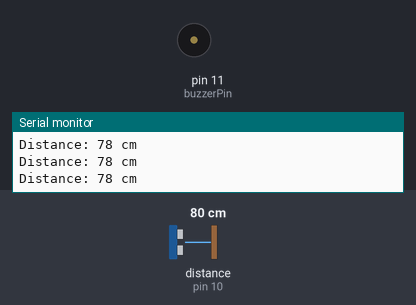
The sketch below on a simulated Arduino Uno, built with avr-gcc and run on an emulated ATmega328P. Parts: buzzer (waves = sounding), the last lines printed to the serial monitor. Wiring (inferred from the names in the program): ultrasonic range finder: trigger pin 9; echo pin 10. The inputs (shaded band) are chosen by the test bench; at power-on: distance to the obstacle (sensor on pin 10) 80 cm. The echo pulse lasts 58.3 µs per cm.

Above: at 1.2 s.
1.3 s: distance to the obstacle (sensor on pin 10) set to 2 cm
At 2.4 s:
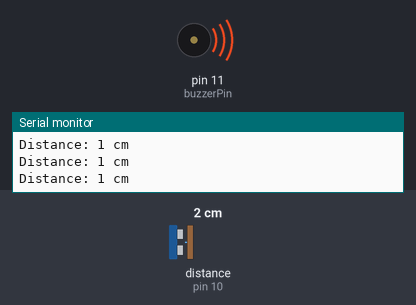
2.8 s: distance to the obstacle (sensor on pin 10) set to 250 cm
At 3.3 s:
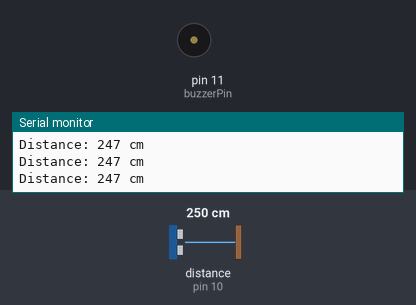
Timing chart, 0 to 5.8 s (numbered marks = the images above; inputs shaded):
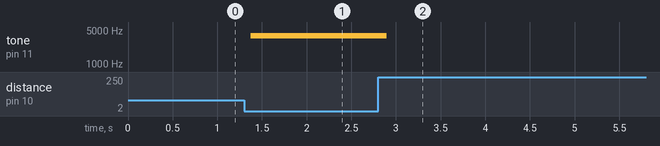

The sketch:

theremin.ino
```cpp
const int trigPin = 9;
const int echoPin = 10;
const int buzzerPin = 11;

long duration;
int distance;

void setup() {
  pinMode(trigPin, OUTPUT);
  pinMode(echoPin, INPUT);
  pinMode(buzzerPin, OUTPUT);
  Serial.begin(9600);
}

void loop() {
  // Clear the trigPin by setting it LOW:
  digitalWrite(trigPin, LOW);
  delayMicroseconds(1);

  // Trigger the sensor by setting the trigPin HIGH for 10 microseconds:
  digitalWrite(trigPin, HIGH);
  delayMicroseconds(5);
  digitalWrite(trigPin, LOW);

  // Read the echoPin and calculate the distance:
  duration = pulseIn(echoPin, HIGH);
  distance = duration * 0.034 / 2;

  // Convert distance to frequen  cy (the closer the object, the higher the frequency):
  int frequency = map(distance, 0, 25, 4000, 100);

  // Ensure frequency is within a valid range:
  frequency = constrain(frequency, 100, 4000);

  // Generate sound on the buzzer:
  if (distance <= 25) {
    tone(buzzerPin, frequency);
  } else {
    noTone(buzzerPin);
  }

  // Print the distance for debugging:
  Serial.print("Distance: ");
  Serial.print(distance);
  Serial.println(" cm");

  delay(100);
}
```

Measured:
- after the input at 1.3 s, tone on pin 11 (buzzerPin): silent → 3844 Hz after 0.07 s
- after the input at 2.8 s, tone on pin 11 (buzzerPin): 3844 Hz → silent after 0.10 s
